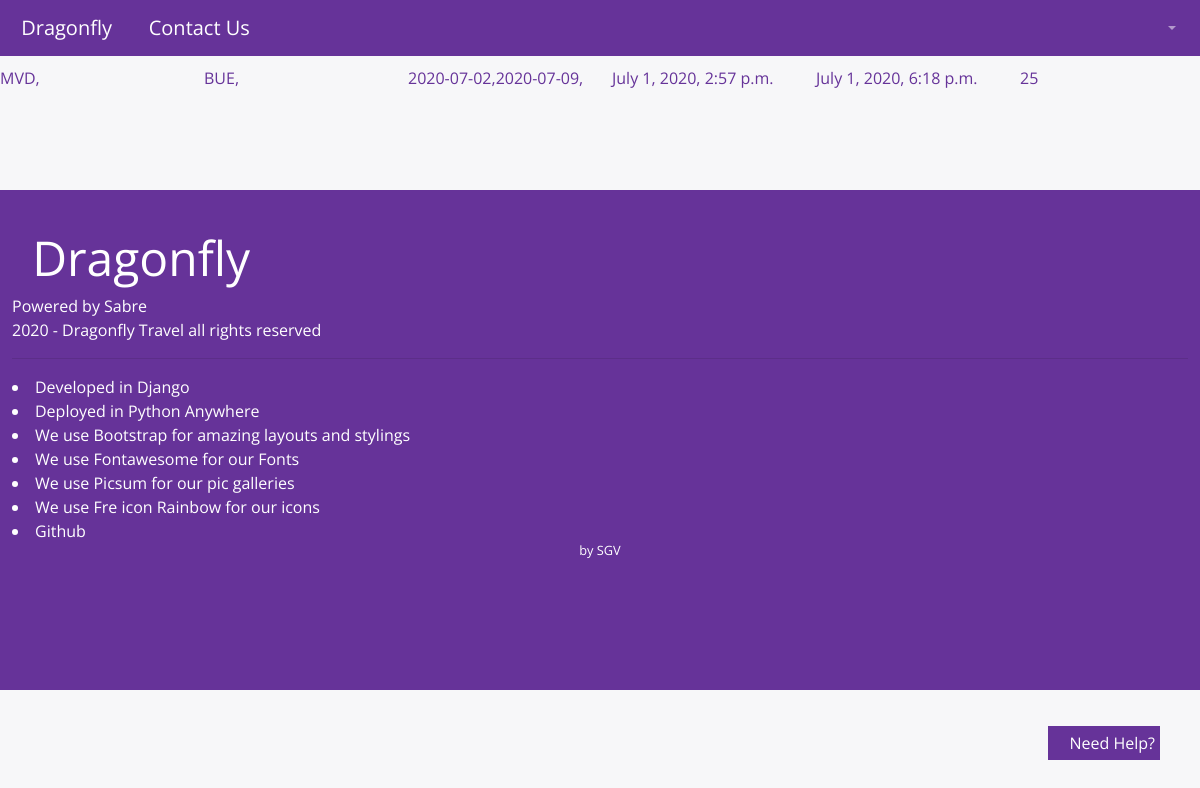
The app's page /search_details/165/ with its own data.
### dragonfly/models.py (models this page shows, shortened)
class Search(models.Model):
    origins = models.CharField(max_length=50, blank=True)
    destinations = models.CharField(max_length=50, blank=True)
    dates = models.CharField(max_length=50, blank=True)
    adt = models.IntegerField(default=1, blank=True)
    cnn = models.IntegerField(default=0, blank=True)
    inf = models.IntegerField(default=0, blank=True)
    options_in_cache = models.IntegerField(blank=True, default=0)
    observations = models.CharField(max_length=250, blank=True)
    created = models.DateTimeField(blank=True, null=True)
    updated = models.DateTimeField(blank=True, null=True)
    hits = models.IntegerField(blank=True, null=True, default=0)
    cheapest_price = models.FloatField(default=999999)
    quickest_time = models.PositiveIntegerField(default=0)

### dragonfly/views.py (the view)
# urls.py: path('search_details/<int:pk>/', views.search_details.as_view(), name='search_details'),
class search_details(DetailView):
    model = Search
    select_related = ('pk', 'origins', 'destinations')
    template_name = "dragonfly/search_details.html"
    def get_context_data(self, **kwargs):
        context = super(search_details, self).get_context_data(**kwargs)
        context['test'] = 'TEST'
        return context

### templates/dragonfly/search_details.html (shortened to what this page needs)
{% extends 'dragonfly/base.html' %}
{% load static %}
{% load extra_tags %}
{% block content %}
    {% if ERROR %}
         <div class="row">
            <div class="col s12 m6">
              <div class="card blue-grey darken-1">
                <div class="card-content white-text">
                  <span class="card-title">{{ERROR}}</span>
                </div>
              </div>
            </div>
          </div>
    {% else %}
    <div class="row">
        <div class="col">{{object.origins}}</div>
        <div class="col">{{object.destinations}}</div>
        <div class="col">{{object.dates}}</div>
        <div class="col">{{object.created}}</div>
        <div class="col">{{object.updated}}</div>
        <div class="col">{{object.hits}}</div>
    </div>
    {% endif %}
{% endblock %}

### static/css/dragonfly/mystyle.css (style rules this page uses)
:root { --font_color: #565a5c; --font2_color: white; --primary_color: rebeccapurple; --secondary_color: #4b4353; ; --panel_color: white; }
body { color: var(--primary_color); background: #f7f7f9; //background-image: url('../static/images/1.jpg'); font-family: 'Open Sans',sans-serif; }

### records on screen
Search: origins "MVD,", destinations "BUE,", dates "2020-07-02,2020-07-09,", created "July 1, 2020, 2:57 p.m.", updated "July 1, 2020, 6:18 p.m.", hits "25"
